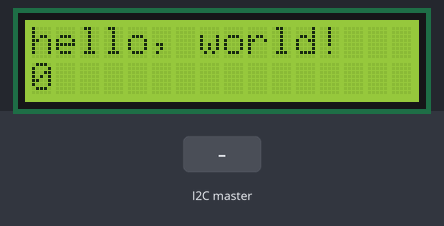
Simulated run of this program. Board: Arduino Uno, built with avr-gcc and run on an emulated ATmega328P. On the bench: 16×2 character LCD. The test bench sets the inputs (shaded band). What the program prints to the serial monitor is not drawn.

Above: at 0.1 s.
At 1.6 s:
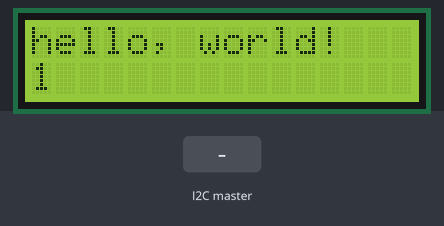
1.7 s: the I2C master sends the byte 1
At 2.8 s:
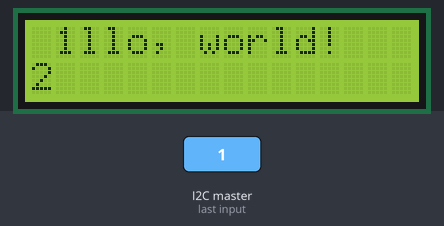
Timing chart, 0 to 4.7 s (numbered marks = the images above; inputs shaded):
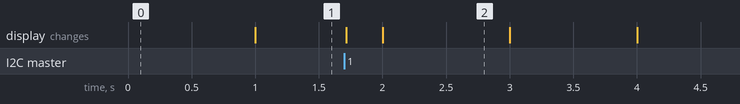

Measured:
- after the input at 1.7 s, the display: first changes at once (image 2 shows a later state)
- what the display in image 2 shows lasts 1.0 s, from 2.0 s to 3.0 s

The program:

main.cpp
```cpp
#include <Arduino.h>
#include <LiquidCrystal.h>
#include "stdlib.h"
#include "Wire.h"

// initialize the library by associating any needed LCD interface pin
// with the arduino pin number it is connected to
const int rs = 7, en = 8, d4 = 9, d5 = 10, d6 = 11, d7 = 12;
LiquidCrystal lcd(rs, en, d4, d5, d6, d7);

int numBlinks;
char readBuffer[BUFFER_LENGTH];
int readIdx = 0;

void receiveEvent(int howMany) {
  // Serial.println("receive event");
  while (Wire.available()) {
    Serial.println("receive event");
  //   char c = Wire.read();
  //   numBlinks = c;
  //   Serial.print("received -> ");
  //   Serial.println(numBlinks);

    readBuffer[readIdx++] = Wire.read();
    if (readIdx == BUFFER_LENGTH) {
      readIdx = 0;
    }

    if (readIdx < BUFFER_LENGTH - 2) {
      readBuffer[++readIdx] = '\0';
    }
    else {
      readBuffer[BUFFER_LENGTH - 1] = '\0';
    }

    printf("%s\n", readBuffer);
    lcd.setCursor(0, 0);
    lcd.write(readBuffer);
  }
}

void requestEvent() {
  Serial.println("request event");
  delay(100);
  char* ptr = "Wire";
  Wire.write(ptr, 4);
}

void setup() {
  Serial.begin(115200);
  lcd.begin(16, 2);
  lcd.print("hello, world!");

  Wire.begin(0x8);
  Wire.onReceive(receiveEvent);
  // Wire.onRequest(requestEvent);
}

void loop() {
  // set the cursor to column 0, line 1
  // (note: line 1 is the second row, since counting begins with 0):
  lcd.setCursor(0, 1);
  // print the number of seconds since reset:
  lcd.print(millis() / 1000);
}
```
